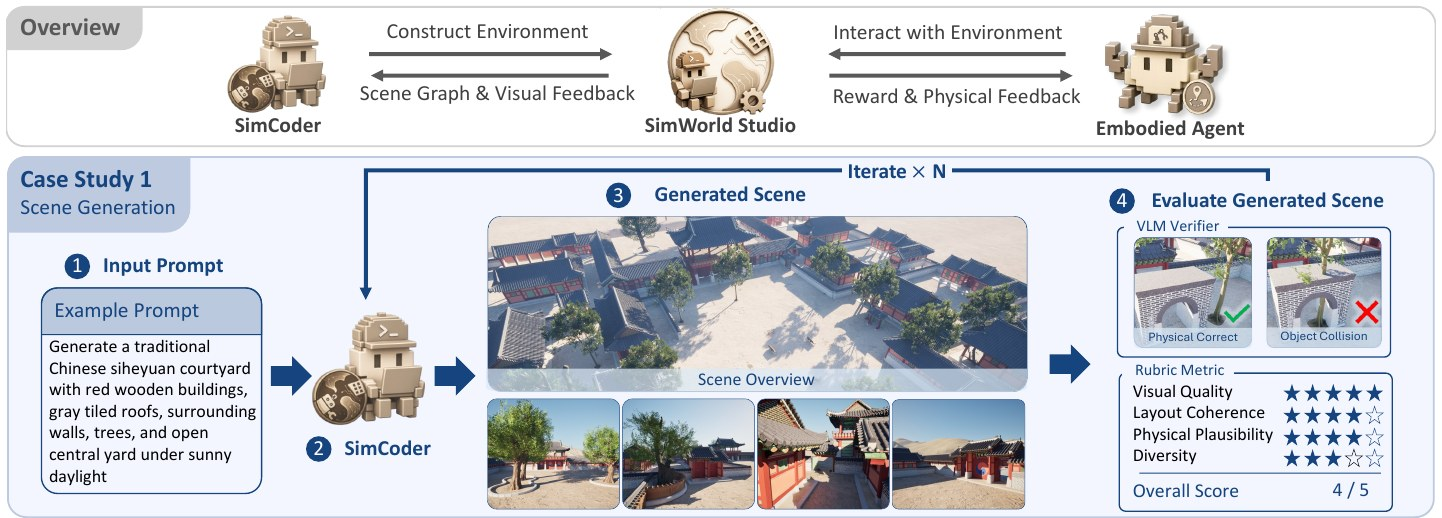
#> input picture latex/fig/datagen-simworld.jpg, 1442 x 518 px
$ python -i extract_figures.py   (imports and definitions only)
#> lines starting #> are read from the running program, lines starting #| are printed output that depends on the picture; after the words box and inside, x2 and y2 are one past the last pixel; in counts of white or black regions, pixels touching at a corner belong together
#> further down, picture is the input picture: PIL image 1442x518 RGB; mean R, G, B 206.7, 209.5, 215.2
#!/usr/bin/env python3
"""Crop figures out of the reusable PDFs, anchored on their captions.

There is no figure object in a PDF -- there is ink, and somewhere under it a
line that starts "Figure 3:". So the caption is the anchor: find it in the text
layer, decide which column it sits in, and take the rectangle above it that
reaches up to the previous line of text in that same column. Render the page and
cut that rectangle out.

Only papers that `fetch_licenses.py` marked `reusable` are touched; everything
else is skipped by name, so a restricted figure cannot reach the manuscript by
accident.

    python3 tools/extract_figures.py            # every reusable paper, figures 1-8
    python3 tools/extract_figures.py 2303.03480 # one paper, all its figures
"""
import json, os, re, subprocess, sys, xml.etree.ElementTree as ET
from PIL import Image, ImageChops

ROOT = os.path.dirname(os.path.dirname(os.path.abspath(__file__)))
PDF = os.path.join(ROOT, "data", "pdf")
OUT = os.path.join(ROOT, "data", "figures")
LIC = os.path.join(ROOT, "data", "arxiv_licenses.json")
DPI = 260
CAP = re.compile(r"^(Figure|Fig\.?)\s*(\d+)", re.I)
NS = {"x": "http://www.w3.org/1999/xhtml"}

# [28 lines left out: functions pages, column, not called in this run]

def trim(im, tol=6):
    """Drop the white margin the crop inevitably includes."""
#> called with tol = 6
    bg = Image.new("RGB", im.size, (255, 255, 255))
#> bg: PIL image 1442x518 RGB; every value is 255
    diff = ImageChops.difference(im.convert("RGB"), bg).convert("L").point(lambda p: p > tol and 255)
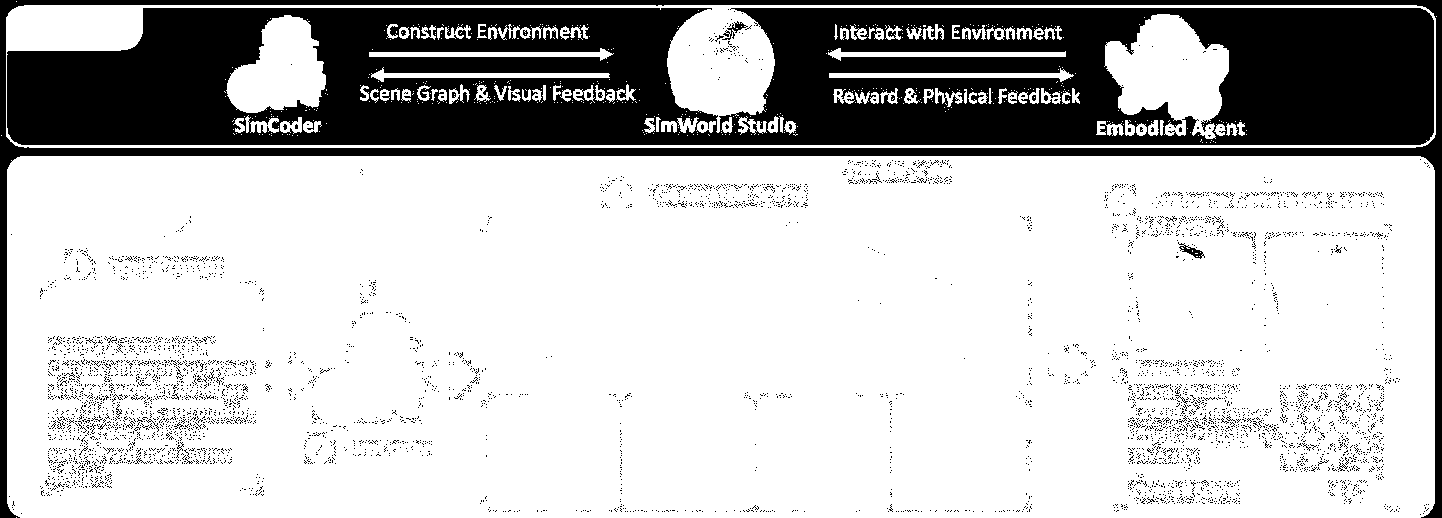
#> diff: PIL image 1442x518 L; 75% white; 5141 black regions (5117 under 20 px), largest, box (x1, y1, x2, y2) and area: (7, 8, 1434, 145) 148575, (0, 0, 1442, 518) 26120, (1178, 242, 1205, 259) 150
    bb = diff.getbbox()
#> bb = (1, 1, 1437, 518)
    return im.crop((max(0, bb[0] - 6), max(0, bb[1] - 6),
                    min(im.width, bb[2] + 6), min(im.height, bb[3] + 6))) if bb else im

# [48 lines left out: functions extract, main, not called in this run]

# [2 lines not run here, left out]

>>> from PIL import Image
>>> picture = Image.open('../latex/fig/datagen-simworld.jpg')
>>> result = trim(picture)

$ run again, on latex/fig/deploy-navfom.jpg
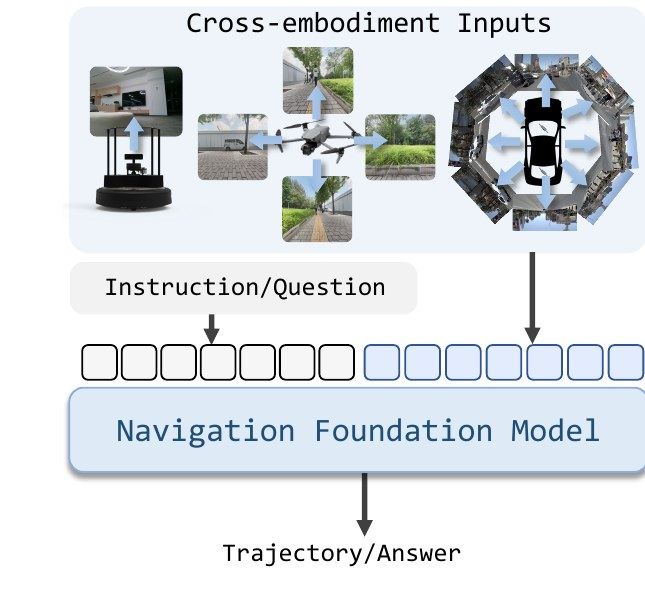
#> input picture latex/fig/deploy-navfom.jpg, 645 x 593 px
#> picture is the input picture: PIL image 645x593 RGB; mean R, G, B 218, 222.1, 225.8
#> bg: PIL image 645x593 RGB; every value is 255
#> in trim, `diff = ImageChops.difference(im.convert("RGB"), bg).convert("L").point..`:
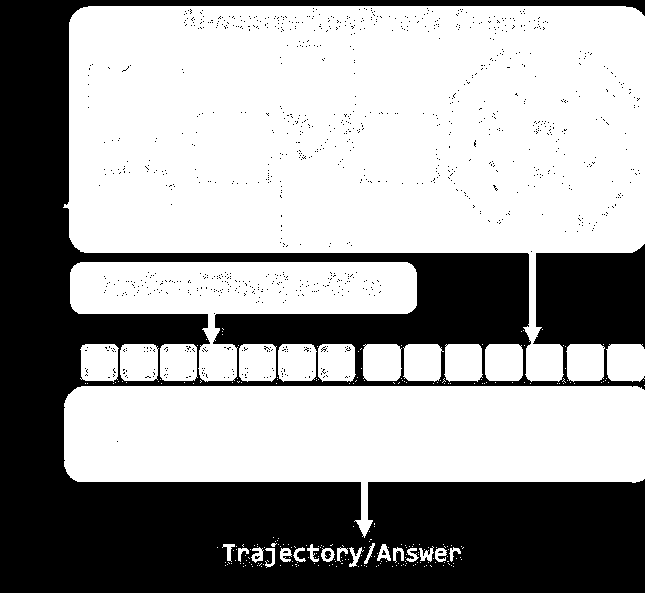
#> diff: PIL image 645x593 L; 61.8% white; 1042 black regions (1040 under 20 px), largest, box (x1, y1, x2, y2) and area: (0, 0, 645, 593) 144641, (325, 551, 331, 559) 38
#> bb = (63, 6, 645, 568)
#> in trim, `return im.crop((max(0, bb[0] - 6), max(0, bb[1] - 6), min(im.width, bb..`:
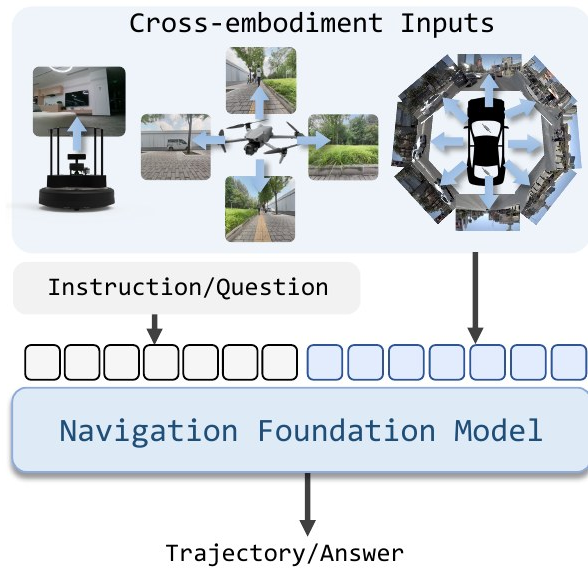
#> returned value: PIL image 588x574 RGB; mean R, G, B 213, 217.7, 221.9

$ run again, on latex/fig/deploy-navila.jpg
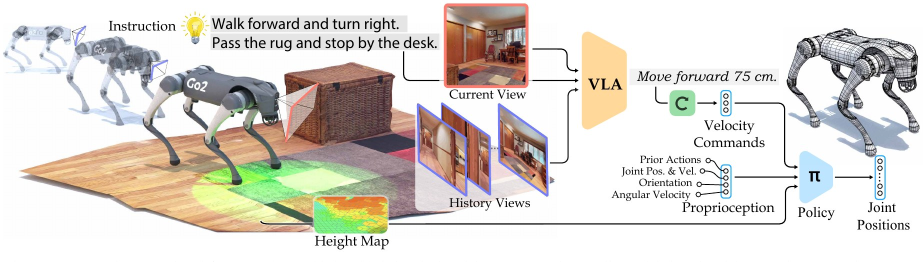
#> input picture latex/fig/deploy-navila.jpg, 1846 x 524 px (shown at 1/2 size)
#> picture is the input picture: PIL image 1846x524 RGB; mean R, G, B 219.3, 214.3, 207.8
#> bg: PIL image 1846x524 RGB; every value is 255
#> in trim, `diff = ImageChops.difference(im.convert("RGB"), bg).convert("L").point..`:
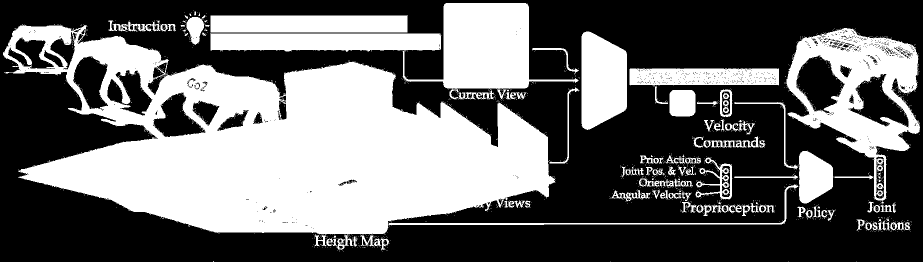
#> diff: PIL image 1846x524 L (shown at 1/2 size); 41.1% white; 1625 white regions (1525 under 20 px), largest, box (x1, y1, x2, y2) and area: (6, 49, 1111, 500) 245796, (1573, 56, 1840, 402) 35795, (805, 6, 1157, 199) 30217
#> bb = (6, 6, 1840, 524)

$ run again, on latex/fig/deploy-urbanvla.jpg
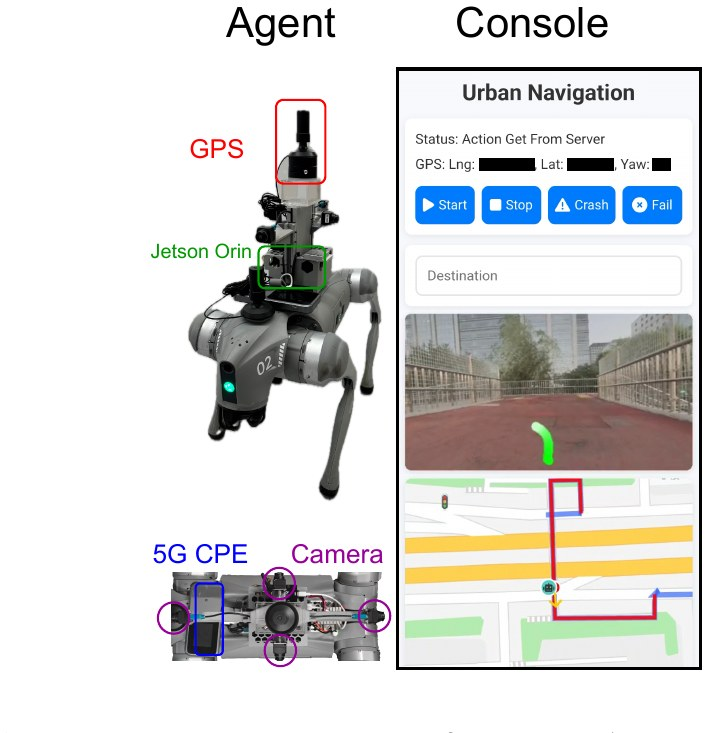
#> input picture latex/fig/deploy-urbanvla.jpg, 708 x 733 px
#> picture is the input picture: PIL image 708x733 RGB; mean R, G, B 216.6, 216.5, 215.6
#> bg: PIL image 708x733 RGB; every value is 255
#> in trim, `diff = ImageChops.difference(im.convert("RGB"), bg).convert("L").point..`:
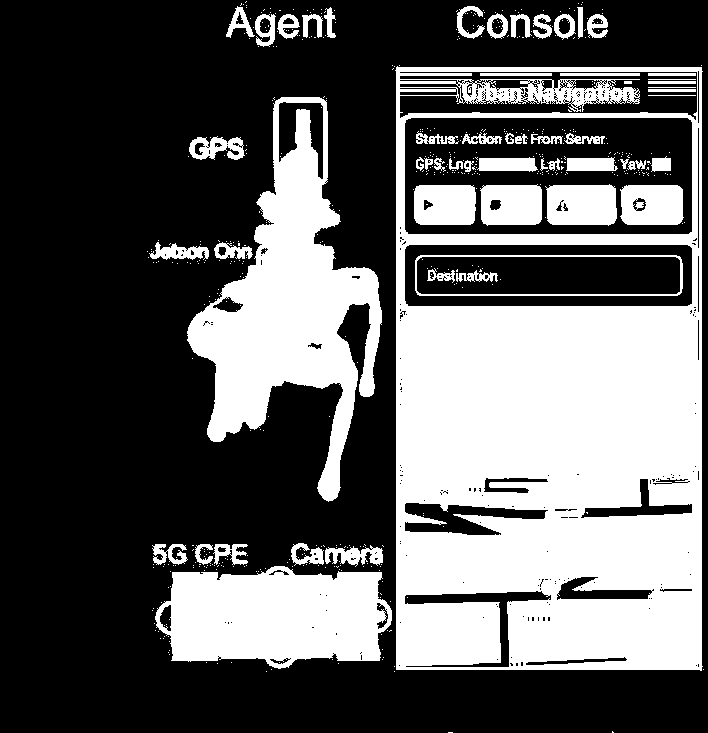
#> diff: PIL image 708x733 L; 36.8% white; 541 white regions (484 under 20 px), largest, box (x1, y1, x2, y2) and area: (395, 66, 703, 671) 117258, (187, 97, 382, 502) 31374, (155, 566, 392, 669) 18618
#> bb = (147, 1, 704, 733)
#> in trim, `return im.crop((max(0, bb[0] - 6), max(0, bb[1] - 6), min(im.width, bb..`:
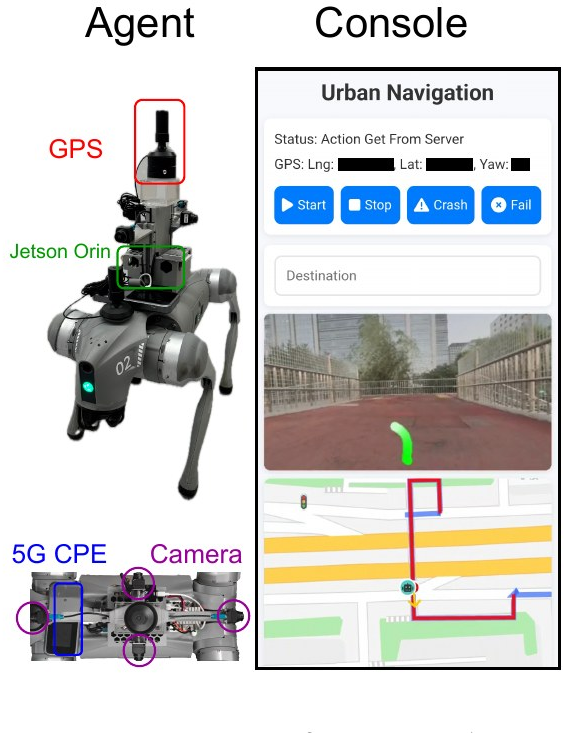
#> returned value: PIL image 567x733 RGB; mean R, G, B 207.1, 206.9, 205.8
